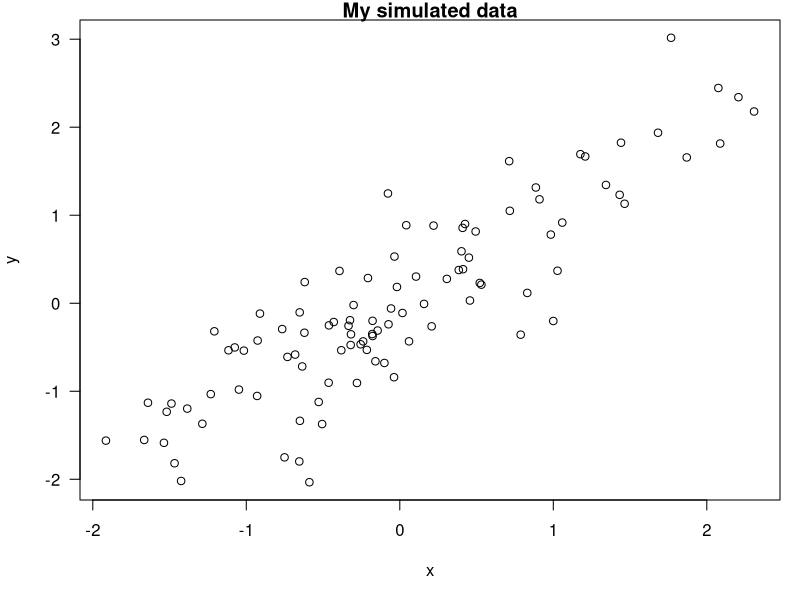
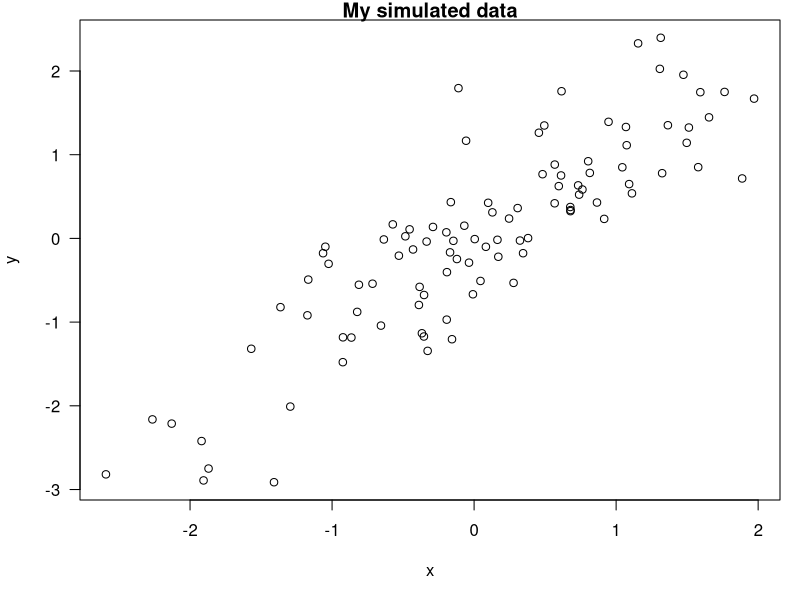

Source code (R) for these figures, in order:
## ---- chunk 1
set.seed(1)
x <- rnorm(100)
mean(x)
## ---- chunk 2
time <- format(Sys.time(), "%a %b %d %X %Y")
rand <- rnorm(1)
## ---- chunk 3
x <- rnorm(100); 
y <- x + rnorm(100, sd = 0.5)
## ---- chunk 4
par(mar = c(5,4,1,1), las = 1)
plot(x, y, main = "My simulated data")
## ---- chunk 5
library(datasets)
data(airquality)
fit <- lm(Ozone ~ Wind + Temp + Solar.R, data = airquality)
## ---- chunk 6
library(xtable)
xt <- xtable(summary(fit))
print(xt, type = "html")
## ---- chunk 7
library(knitr)
opts_chunk$set(echo = FALSE, results = "hide")
## ---- chunk 8
x <- rnorm(100); y <- x + rnorm(100, sd = 0.5)
## ---- chunk 9
par(mar = c(5,4,1,1), las = 1)
plot(x, y, main = "My simulated data")
